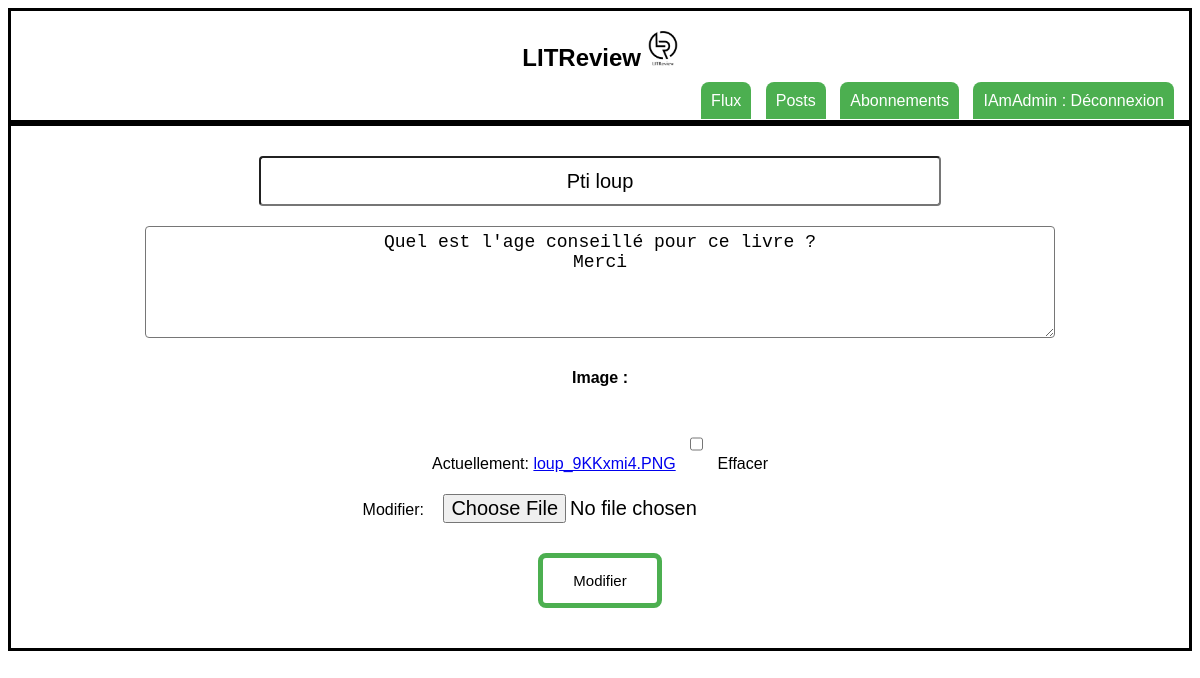
Page /mypost/21/TICKET/change/ (signed in) on the committed database.
### review/models.py (models this page shows)
class Ticket(models.Model):
    title = models.CharField(max_length=128)
    description = models.TextField(max_length=2048,
                                   blank=True)
    user = models.ForeignKey(to=settings.AUTH_USER_MODEL,
                             on_delete=models.CASCADE)
    image = models.ImageField(null=True,
                              blank=True)
    time_created = models.DateTimeField(auto_now_add=True)

### review/views.py (the view, shortened to what this page needs)
# urls.py: path('mypost/<int:post_id>/<str:post_type>/change/', review.views.mypost_change, name='mypost-change'),
@login_required
def mypost_change(request, post_id, post_type):
    if post_type == 'TICKET':
        ticket = Ticket.objects.get(id=post_id)
        if request.method == 'POST':
            form = TicketForm(request.POST, request.FILES, instance=ticket)
            if form.is_valid:
                form.save()
                return redirect('mypost')
        else:
            form = TicketForm(instance=ticket)
    return render(request, 'review/change-post.html', context={'form': form})

### review/forms.py
class TicketForm(forms.ModelForm):
    title = forms.CharField(widget=forms.TextInput(attrs={'placeholder': 'Titre',
                                                          'class': 'form-control'}))
    description = forms.CharField(widget=forms.Textarea(attrs={"rows": '5',
                                                               'placeholder': 'Description',
                                                               'class': 'form-control'}))
    class Meta:
        model = Ticket
        fields = ['title', 'description', 'image']

### review/templates/review/change-post.html (shortened to what this page needs)
{% extends 'base.html' %}
{% block content %}
<form action="" method="post" enctype="multipart/form-data">
    {% if form.title %}
        <div class="form-group">
        {{ form.title }}
        </div>
        <div class="form-group">
            {{ form.description }}
        </div>
        <div class="form-group">
            <h4>Image :</h4>
            {{ form.image }}
        </div>
    {% endif %}
    <input type="submit" value="Modifier">
</form>
{% endblock content %}

### Templates/base.html (shortened to what this page needs)
{% load static %}
<html>
    <head>
        <link rel="stylesheet" href="{% static 'review/styles.css' %}" />
    </head>
    <body>
    <nav> <h1>LITReview <img src="{% static 'img/LIT.PNG' %}" id="logo"></h1>
    {% if user.is_authenticated %}
        <div id="navigation">
            <a href="{% url 'flux' %}">Flux</a>
            <a href="{% url 'mypost' %}">Posts</a>
            <a href="{% url 'abo' %}">Abonnements</a>
            <a href="{% url 'logout' %}">{{ user.username }} : Déconnexion</a>
        </div>
    {% endif %}
    </nav>
    <div id="main">
        {% block content %}{% endblock %}
    </div>
    </body>
</html>

### review/static/review/styles.css (style rules this page uses)
body { font-family: Verdana, "Arial", sans-serif; }
nav { height: auto; border: 3px solid black; }
nav div { text-align: right; }
nav h1 { text-align: center; }
nav #logo { width: 30px; position: static; }
#navigation { margin: 10px; }
#navigation a { text-decoration: none; padding: 10px; border-radius: 8px 8px 0px 0px; background-color: #4CAF50; margin: 5px; color: white; transition-duration: 0.3s; }
#main { border: 3px solid black; text-align: center; padding: 20px; }
.form-group input { text-align: center; margin: 10px; padding: 5px; width: 60%; height: 50px; font-size: 20px; border-radius: 4px; }
.form-group input[type='file'] { text-align: center; margin: 10px; padding: 5px; width: auto; height: 50px; font-size: 20px; border-radius: 4px; }
.form-group input[type='checkbox'] { width: auto; }
input[type='submit'] { border-radius: 8px; padding: 14px 30px; background-color: white; color: black; border: 5px solid #4CAF50; font-size:15px; margin: 4px; }
.form-group textarea { text-align: center; margin: 10px; padding: 5px; width: 80%; height: auto; font-size: 18px; border-radius: 4px; }

### rows in the picture
Ticket: title "Pti loup", description "Quel est l'age conseillé pour ce livre ? Merci"

### other values in the picture
{{ user.username }} "IAmAdmin"
